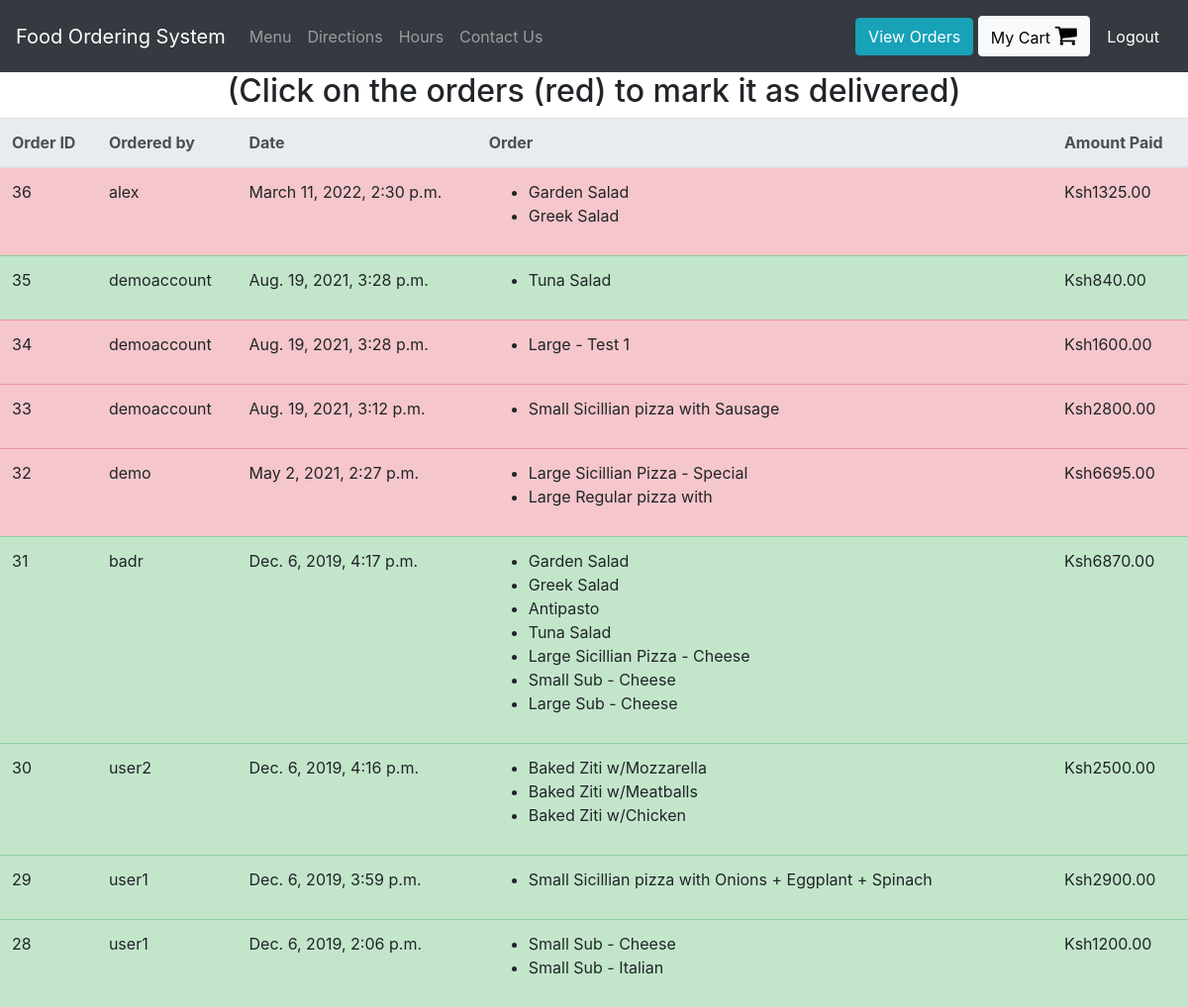
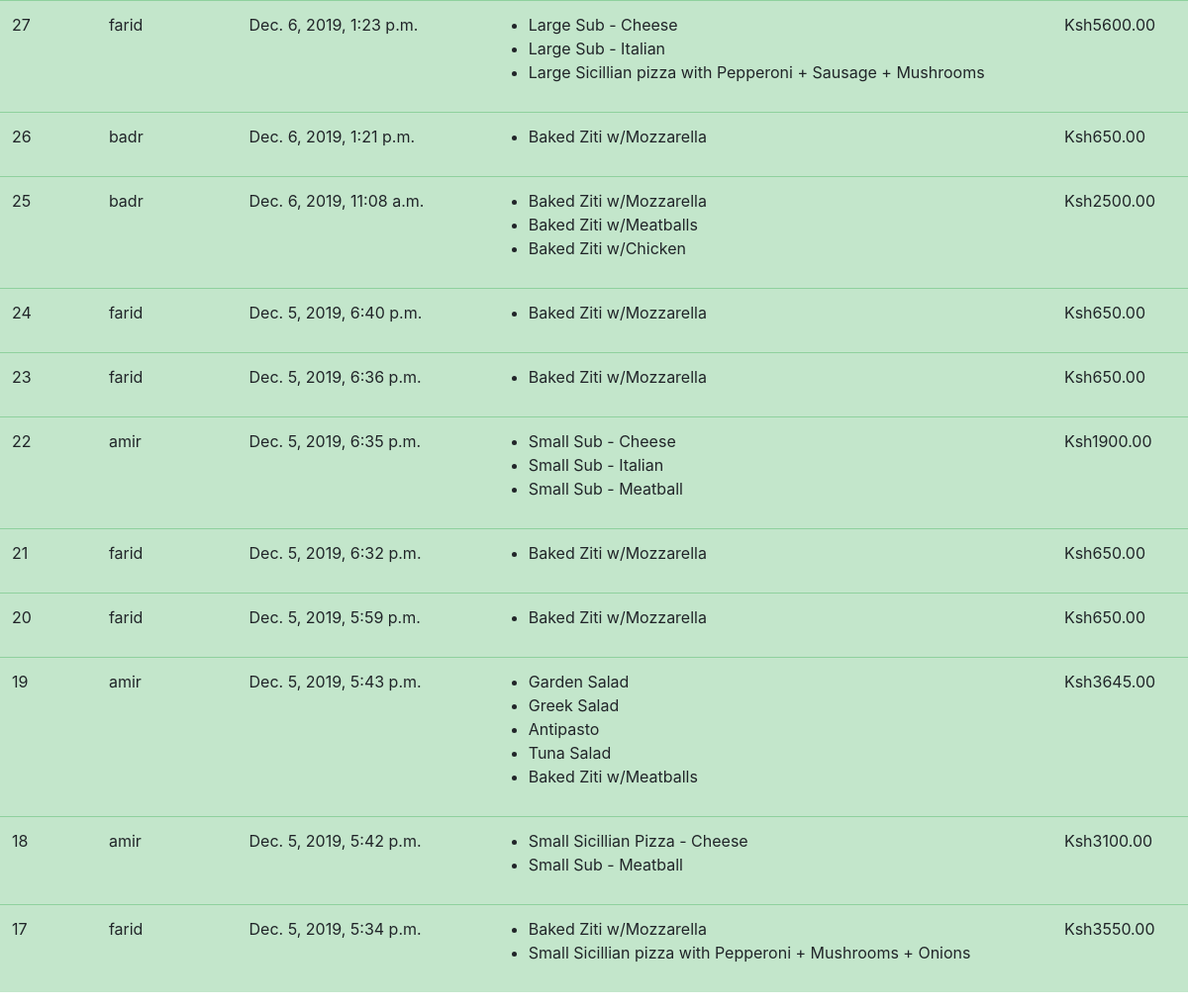
Page /view-orders (signed in) on the committed database (2 pictures, top to bottom).
### orders/models.py (models this page shows, shortened)
class UserOrder(models.Model):
    username = models.CharField(max_length=200) #who placed the order
    order = models.TextField() #this will be a string representation of the cart from localStorage
    price = models.DecimalField(max_digits=6, decimal_places=2) #how much was the order
    time_of_order  = models.DateTimeField(default=datetime.now, blank=True)
    delivered = models.BooleanField()

### orders/views.py (the view)
# urls.py: path("view-orders", views.view_orders, name="view_orders"),
def view_orders(request):
    if request.user.is_superuser:
        rows = UserOrder.objects.all().order_by('-time_of_order')
        context = {"rows":rows}
        return render(request, "orders/orders.html", context )
    else:
        rows = UserOrder.objects.all().filter(username = request.user.username).order_by('-time_of_order')
        context = {"rows":rows}
        return render(request, "orders/orders.html", context )

### orders/templatetags/custom_tags.py (called while the page is built)
@register.filter(name="format_cart")
def format_cart(value):
    return value[1:-1].split(",")

@register.filter(name="format_cart_item")
def format_cart_item(value):
    return value.replace("'","")

### orders/templates/orders/orders.html
{% extends 'orders/header.html' %}
{% load custom_tags %}
{% block content %}
<div class="container-fluid">
  <div class="row justify-content-center">
    {% if user.is_superuser %}
      <h2>(Click on the orders (red) to mark it as delivered)</h2>
    {% else %}
      <h2> Orders by: {{user.get_username}} </h2>
    {% endif %}
    <table class="table">
        <thead class="thead-light">
        <tr>
          <th scope="col">Order ID</th>
          <th scope="col">Ordered by</th>
          <th scope="col">Date</th>
          <th scope="col">Order</th>
          <th scope="col">Amount Paid</th>
        </tr>
        </thead>
        <tbody id = "orders_table">
          {% for row in rows %}
          {% if row.delivered %}
            <tr class="table-success">
          {% else %}
            <tr class="table-danger mark-as-complete">
          {% endif %}
              <td>{{row.id}}</td>
              <td>{{row.username}}</td>
              <td>{{row.time_of_order}}</td>
              <td >
                <ul>
                  {% for item in row.order|format_cart %}
                    <li>{{item|format_cart_item}}</li>
                  {% endfor %}
                </ul>
              </td>
              <td>Ksh{{row.price}}</td>
            </tr>
          {% endfor %}
        </tbody>
    </table>
  </div>
</div>
{% endblock %}

### rows in the picture
UserOrder: id "36", username "alex", time_of_order "March 11, 2022, 2:30 p.m.", order "Garden Salad" "Greek Salad", price "1325.00"
UserOrder: id "35", username "demoaccount", time_of_order "Aug. 19, 2021, 3:28 p.m.", order "Tuna Salad", price "840.00"
UserOrder: id "34", username "demoaccount", time_of_order "Aug. 19, 2021, 3:28 p.m.", order "Large - Test 1", price "1600.00"
UserOrder: id "33", username "demoaccount", time_of_order "Aug. 19, 2021, 3:12 p.m.", order "Small Sicillian pizza with Sausage", price "2800.00"
UserOrder: id "32", username "demo", time_of_order "May 2, 2021, 2:27 p.m.", order "Large Sicillian Pizza - Special" "Large Regular pizza with", price "6695.00"
UserOrder: id "31", username "badr", time_of_order "Dec. 6, 2019, 4:17 p.m.", order "Garden Salad" "Greek Salad" "Antipasto" "Tuna Salad" "Large Sicillian Pizza - Cheese" "Small Sub - Cheese" "Large Sub - Cheese", price "6870.00"
UserOrder: id "30", username "user2", time_of_order "Dec. 6, 2019, 4:16 p.m.", order "Baked Ziti w/Mozzarella" "Baked Ziti w/Meatballs" "Baked Ziti w/Chicken", price "2500.00"
UserOrder: id "29", username "user1", time_of_order "Dec. 6, 2019, 3:59 p.m.", order "Small Sicillian pizza with Onions + Eggplant + Spinach", price "2900.00"
UserOrder: id "28", username "user1", time_of_order "Dec. 6, 2019, 2:06 p.m.", order "Small Sub - Cheese" "Small Sub - Italian", price "1200.00"
UserOrder: id "27", username "farid", time_of_order "Dec. 6, 2019, 1:23 p.m.", order "Large Sub - Cheese" "Large Sub - Italian" "Large Sicillian pizza with Pepperoni + Sausage + Mushrooms", price "5600.00"
UserOrder: id "26", username "badr", time_of_order "Dec. 6, 2019, 1:21 p.m.", order "Baked Ziti w/Mozzarella", price "650.00"
UserOrder: id "25", username "badr", time_of_order "Dec. 6, 2019, 11:08 a.m.", order "Baked Ziti w/Mozzarella" "Baked Ziti w/Meatballs" "Baked Ziti w/Chicken", price "2500.00"
UserOrder: id "24", username "farid", time_of_order "Dec. 5, 2019, 6:40 p.m.", order "Baked Ziti w/Mozzarella", price "650.00"
UserOrder: id "23", username "farid", time_of_order "Dec. 5, 2019, 6:36 p.m.", order "Baked Ziti w/Mozzarella", price "650.00"
UserOrder: id "22", username "amir", time_of_order "Dec. 5, 2019, 6:35 p.m.", order "Small Sub - Cheese" "Small Sub - Italian" "Small Sub - Meatball", price "1900.00"
UserOrder: id "21", username "farid", time_of_order "Dec. 5, 2019, 6:32 p.m.", order "Baked Ziti w/Mozzarella", price "650.00"
UserOrder: id "20", username "farid", time_of_order "Dec. 5, 2019, 5:59 p.m.", order "Baked Ziti w/Mozzarella", price "650.00"
UserOrder: id "19", username "amir", time_of_order "Dec. 5, 2019, 5:43 p.m.", order "Garden Salad" "Greek Salad" "Antipasto" "Tuna Salad" "Baked Ziti w/Meatballs", price "3645.00"
UserOrder: id "18", username "amir", time_of_order "Dec. 5, 2019, 5:42 p.m.", order "Small Sicillian Pizza - Cheese" "Small Sub - Meatball", price "3100.00"
UserOrder: id "17", username "farid", time_of_order "Dec. 5, 2019, 5:34 p.m.", order "Baked Ziti w/Mozzarella" "Small Sicillian pizza with Pepperoni + Mushrooms + Onions", price "3550.00"
